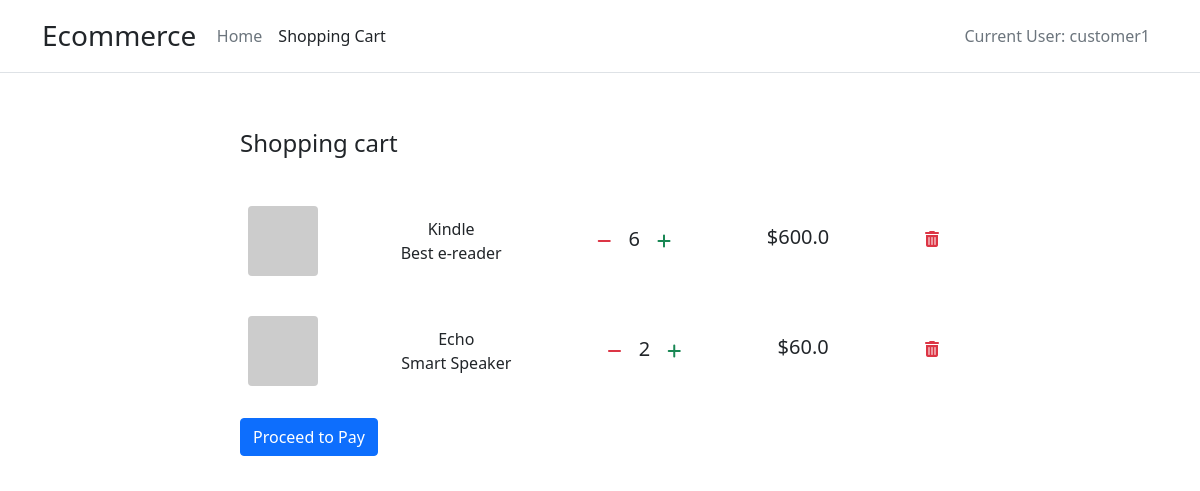
/ecommerce/cart/1/, run on an earlier commit of the app's database.
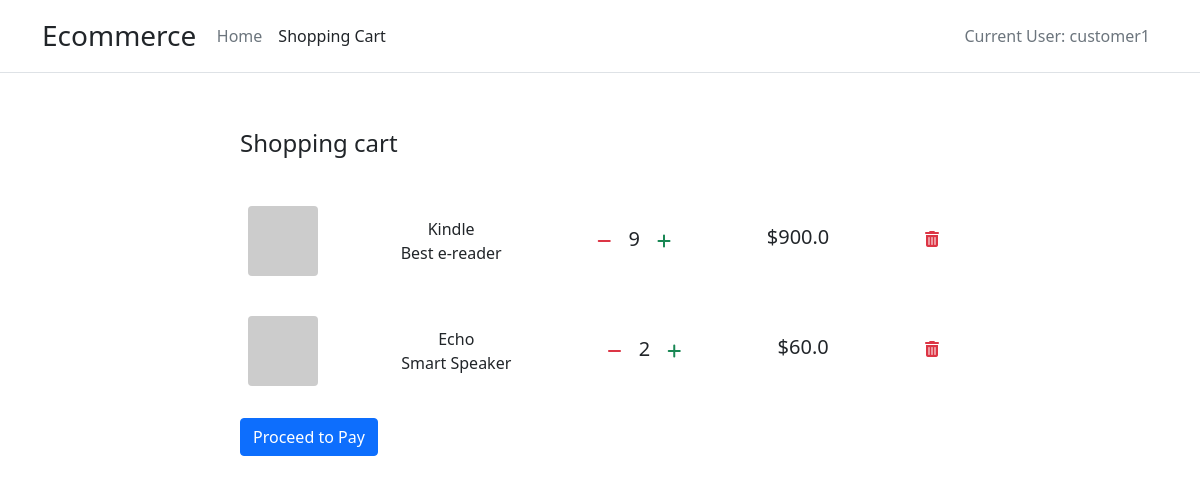
And on a later commit of the database.
### ecommerce/models.py (models this page shows, shortened)
class User(models.Model):
    username = models.CharField(max_length=20)
    password = models.CharField(max_length=26)

class CartItem(models.Model):
    user = models.ForeignKey(User, on_delete=models.CASCADE)
    product = models.ForeignKey(Product, on_delete=models.CASCADE, null=True)
    count = models.IntegerField()
    total = models.FloatField(null=True)

class Product(models.Model):
    name = models.CharField(max_length=50)
    description = models.CharField(max_length=500)
    price = models.FloatField(null=True)
    stock = models.IntegerField(null=True)

### ecommerce/views.py (the view)
# urls.py: path('cart/<int:user_id>/', views.cart, name='cart'),
def cart(request, user_id):
    user = User.objects.get(pk=user_id)
    item_list = CartItem.objects.filter(user=user_id)
    context = {
        'item_list': item_list,
        'user': user
    }
    return render(request, 'ecommerce/cart.html', context)

### ecommerce/templates/ecommerce/cart.html (shortened to what this page needs)
<!DOCTYPE html>
<html lang="en">
{% include "ecommerce/header.html" %}
<body>
<div class="container mt-5 mb-5">
    <div class="d-flex justify-content-center row">
        <div class="col-md-8">
            <div class="p-2">
                <h4>Shopping cart</h4>
            </div>
            {% if item_list %}
                {% for item in item_list %}
                    <div class="d-flex flex-row justify-content-between align-items-center p-2 bg-white mt-4 px-3 rounded">
                        <div class="mr-1"><img class="rounded" src="https://picsum.photos/seed/picsum/300/300"
                                               width="70"></div>
                        <div class="d-flex flex-column align-items-center product-details"><span
                                class="font-weight-bold">{{ item.product.name }}</span>
                            <div class="d-flex flex-row product-desc">
                                <div class="color"><span
                                        class="font-weight-bold">{{ item.product.description }}</span>
                                </div>
                            </div>
                        </div>
                        <div class="d-flex flex-row align-items-center qty"><i
                                class="btn decrease-item-count fa fa-minus text-danger" user-id="{{ item.user.id }}"
                                product-id="{{ item.product.id }}"></i>
                            &nbsp;<h5 class=" text-grey mt-1 mr-1 ml-1">{{ item.count }}</h5>&nbsp;
                            <i class="btn increase-item-count fa fa-plus text-success" user-id="{{ item.user.id }}"
                               product-id="{{ item.product.id }}"></i>
                        </div>
                        <div>
                            <h5 class=" text-grey">${{ item.total }}</h5>
                        </div>
                        <div class="btn delete-item d-flex align-items-center" user-id="{{ item.user.id }}"
                             product-id="{{ item.product.id }}"><i class="fa fa-trash mb-1 text-danger"></i></div>
                    </div>
                {% endfor %}
            {% else %}
                <p>No items are added.</p>
            {% endif %}
            <div class="d-flex flex-row align-items-center mt-3 p-2 bg-white rounded">
                <button class="btn btn-primary" type="button">Proceed to Pay</button>
            </div>
        </div>
    </div>
</div>
</body>
</html>

### ecommerce/templates/ecommerce/header.html (shortened to what this page needs)
<!DOCTYPE html>
<html lang="en">
<link href="https://cdn.jsdelivr.net/npm/bootstrap@5.1.1/dist/css/bootstrap.min.css" rel="stylesheet"
>
<header class="p-3 mb-3 border-bottom">
    <div class="container">
        <div class="font-weight-bold d-flex flex-wrap align-items-center justify-content-center justify-content-lg-start">
            <h3 class="d-flex align-items-center mb-2 mb-lg-0 text-dark text-decoration-none">
                Ecommerce
            </h3> &nbsp;&nbsp;&nbsp;
            <ul class="nav col-12 col-lg-auto me-lg-auto mb-2 justify-content-center mb-md-0">
                <li><a href="{% url 'index' %}" class="nav-link px-2 link-secondary">Home</a></li>
                <li><a href="{% url 'cart' user.id %}" class="nav-link px-2 link-dark">Shopping Cart</a></li>
            </ul>
            <div class="text-end">
                <a href="#" class="nav-link px-2 link-secondary">Current User: {{ user.username }}</a>
            </div>
        </div>
    </div>
</header>

What changed in the data, as far as the page shows it:
changed CartItem "Kindle": count "6" → "9"; total "600.0" → "900.0"
